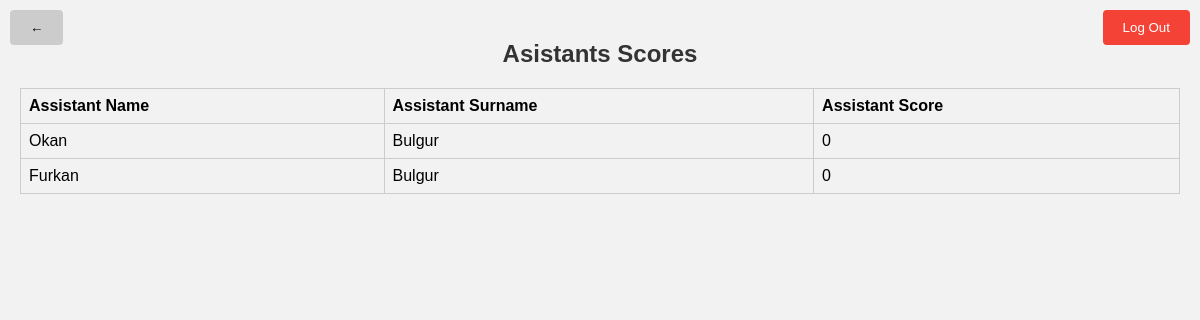
Page /php/assistants_scores.php (signed in) on the committed database.
### tables this page shows
CREATE TABLE employees (
    emp_id INT AUTO_INCREMENT PRIMARY KEY,
    emp_username VARCHAR(50),
    emp_email VARCHAR(100),
    emp_password VARCHAR(20),
    emp_name VARCHAR(20),
    emp_surname VARCHAR(20),
    emp_role VARCHAR(50),
    emp_score INT DEFAULT 0
);

### php/assistants_scores.php (the view, shortened to what this page needs)
<?php
$servername = "localhost";
$username = "root";
$password = "mysql";
$dbname = "exam_planning_system";
$conn = mysqli_connect($servername, $username, $password, $dbname);
?>
<!DOCTYPE html>
<html>
<head>
    <link rel="stylesheet" type="text/css" href="../styles/course_info.css">
</head>
<body>
    <button onclick="location.href='../php/secretary_page.php'" class="back-button">←</button>
    <button onclick="location.href='../php/logout.php'" class="logout-button">Log Out</button>
    <h2>Asistants Scores</h2>
    <table>
        <thead>
            <tr>
                <th>Assistant Name</th>
                <th>Assistant Surname</th>
                <th>Assistant Score</th>
            </tr>
        </thead>
        <tbody>
            <?php
            $sql_assistants = "SELECT * FROM employees WHERE emp_role = 'assistant'";
            $result_assistants = mysqli_query($conn, $sql_assistants) or die("16");
            if (mysqli_num_rows($result_assistants) > 0) {
                while ($row_assistants = mysqli_fetch_assoc($result_assistants)) {
                    echo "<tr>";
                    echo "<td>" . $row_assistants['emp_name'] . "</td>";
                    echo "<td>" . $row_assistants['emp_surname'] . "</td>";
                    echo "<td>" . $row_assistants['emp_score'] . "</td>";
                    echo "</tr>";
                }
            }
            else {
                mysqli_close($conn);
                header("Location: ../php/secretary_page.php?error=101");
                exit();
            }
            ?>
        </tbody>
    </table>
</body>
</html>

### styles/course_info.css (style rules this page uses)
body { font-family: Arial, sans-serif; background-color: #f2f2f2; margin: 0; padding: 20px; }
h2 { color: #333; text-align: center; }
table { width: 100%; border-collapse: collapse; margin-top: 20px; }
th, td { border: 1px solid #ccc; padding: 8px; text-align: left; }
th { background-color: #f2f2f2; }
.logout-button { position: absolute; top: 10px; right: 10px; padding: 10px 20px; float: right; background-color: #f44336; color: white; border: none; border-radius: 4px; cursor: pointer; }

### php/assistants_scores.php (style rules this page uses)
.back-button { position: absolute; top: 10px; left: 10px; padding: 10px 20px; float: left; background-color: #ccc; color: black; border: none; border-radius: 4px; cursor: pointer; }

### rows in the picture
employees: emp_name "Okan", emp_surname "Bulgur", emp_score "0"
employees: emp_name "Furkan", emp_surname "Bulgur", emp_score "0"
